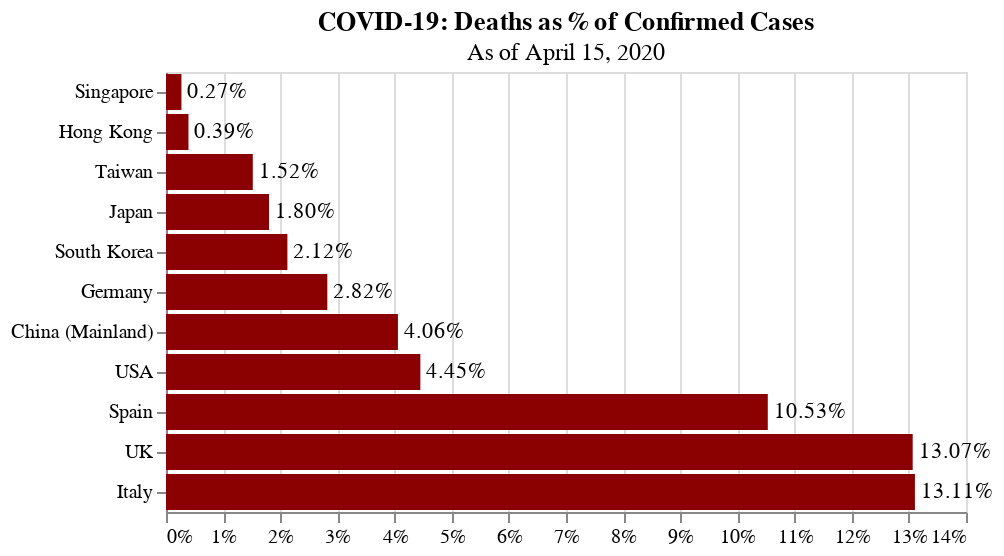

Notebook code for this chart:
### Code cell
# Deaths over confirmed
data = pd.DataFrame(list(zip(names, doc)), columns=['Region', '%'])

bars = alt.Chart(data).mark_bar().encode(
    x=alt.X("%:Q", axis=alt.Axis(format='%')),
    y=alt.Y("Region:O", sort='x')
).properties(
    title={
        "text":'COVID-19: Deaths as % of Confirmed Cases',
        "subtitle":'As of ' + as_of_date.strftime("%B %d, %Y")
    }
)

text = bars.mark_text(
    align='left',
    baseline='middle',
    dx=3
).encode(
    text=(
        alt.Text("%:Q", format=".2%")
    )
)

alt.layer(bars, text).configure_axisX(
    labelAngle=0,
    title=None
).configure_axisY(
    title=None
).configure_bar(
    color='darkred'
)

### Figure 1 — Vega-Lite specification as saved in the notebook (floating-point values rounded to 4 significant figures)
{"config": {"view": {"continuousWidth": 400, "continuousHeight": 300}, "axisX": {"labelAngle": 0, "title": null}, "axisY": {"title": null}, "bar": {"color": "darkred"}}, "layer": [{"mark": "bar", "encoding": {"x": {"type": "quantitative", "axis": {"format": "%"}, "field": "%"}, "y": {"type": "ordinal", "field": "Region", "sort": "x"}}, "title": {"text": "COVID-19: Deaths as % of Confirmed Cases", "subtitle": "As of April 15, 2020"}}, {"mark": {"type": "text", "align": "left", "baseline": "middle", "dx": 3}, "encoding": {"text": {"type": "quantitative", "field": "%", "format": ".2%"}, "x": {"type": "quantitative", "axis": {"format": "%"}, "field": "%"}, "y": {"type": "ordinal", "field": "Region", "sort": "x"}}, "title": {"text": "COVID-19: Deaths as % of Confirmed Cases", "subtitle": "As of April 15, 2020"}}], "data": {"name": "data-fac8df41f5e684fb12dd3345f6a3390b"}, "$schema": "https://vega.github.io/schema/vega-lite/v4.8.1.json", "datasets": {"data-fac8df41f5e684fb12dd3345f6a3390b": [{"Region": "Taiwan", "%": 0.01519}, {"Region": "Singapore", "%": 0.002703}, {"Region": "Hong Kong", "%": 0.003933}, {"Region": "South Korea", "%": 0.02124}, {"Region": "Japan", "%": 0.01802}, {"Region": "China (Mainland)", "%": 0.04059}, {"Region": "USA", "%": 0.04451}, {"Region": "Italy", "%": 0.1311}, {"Region": "Germany", "%": 0.02823}, {"Region": "Spain", "%": 0.1053}, {"Region": "UK", "%": 0.1307}]}}
